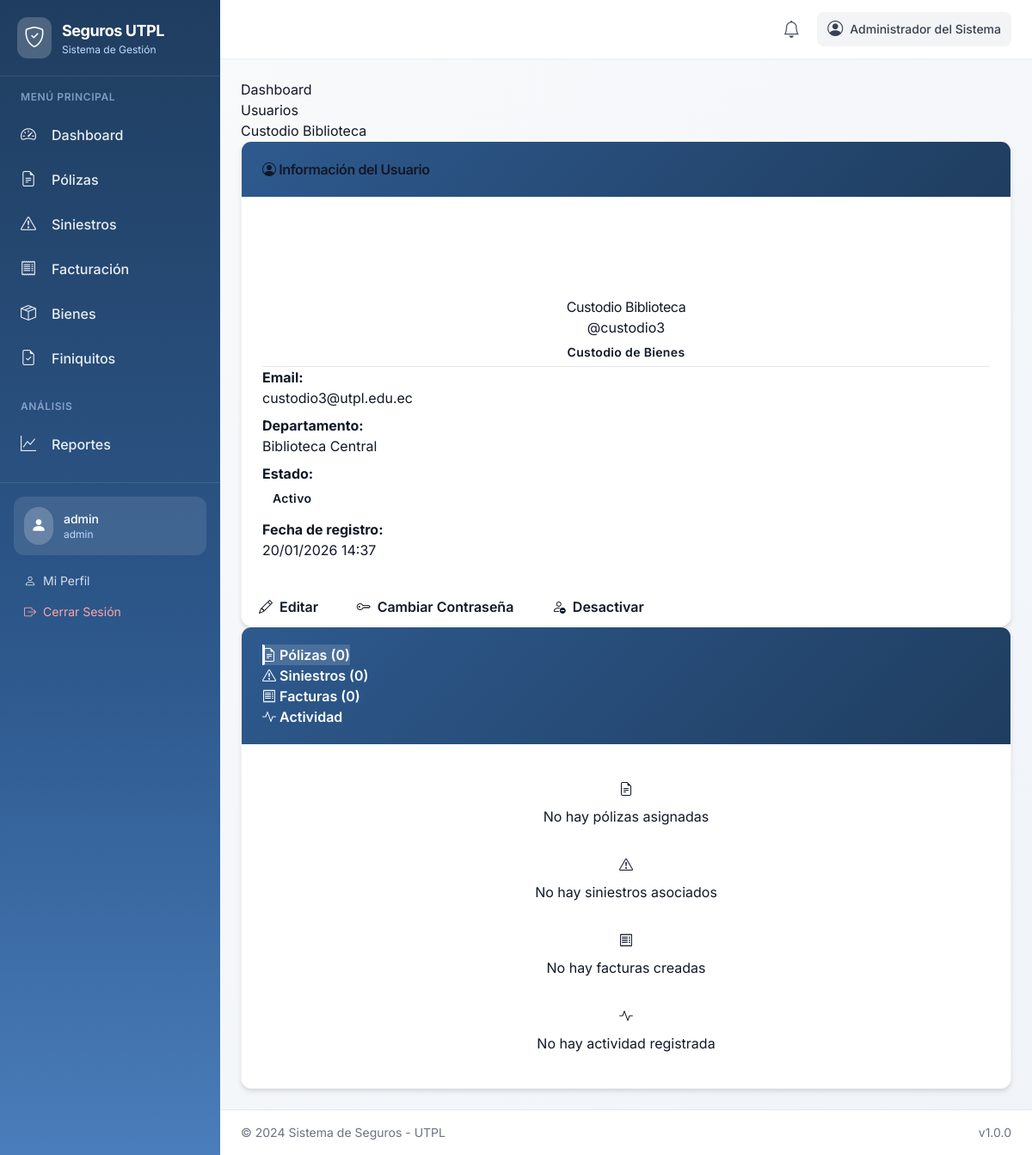
The page /accounts/users/5/ (signed in) on the database as committed earlier.
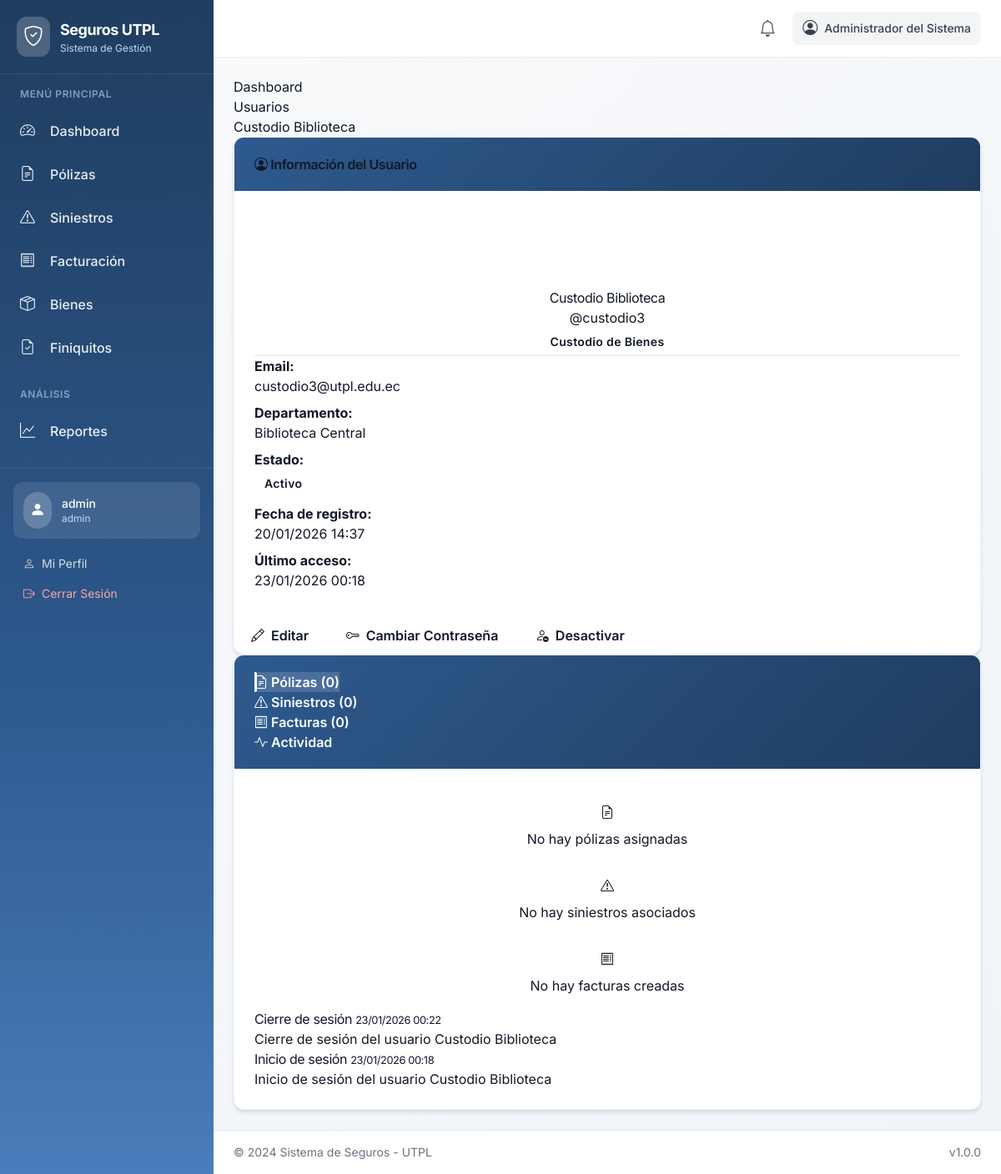
The same page on the database as committed later.
### accounts/models.py (models this page shows, shortened)
class UserProfile(AbstractUser):
    ROLE_CHOICES = [
        ('admin', _('Administrador')),
        ('insurance_manager', _('Gerente de Seguros')),
        ('requester', _('Custodio de Bienes')),
    ]
    full_name = models.CharField(
        _('Nombre completo'),
        max_length=255,
        blank=True
    )
    role = models.CharField(
        _('Rol'),
        max_length=20,
        choices=ROLE_CHOICES,
        default='requester'
    )
    department = models.CharField(
        _('Departamento'),
        max_length=100,
        blank=True
    )
    phone = models.CharField(
        _('Teléfono'),
        max_length=20,
        blank=True
    )
    created_at = models.DateTimeField(_('Fecha de creación'), auto_now_add=True)
    updated_at = models.DateTimeField(_('Fecha de actualización'), auto_now=True)
    class Meta:
        verbose_name = _('Perfil de Usuario')
        verbose_name_plural = _('Perfiles de Usuario')
        ordering = ['-created_at']
    def get_full_name(self):
        if self.full_name:
            return self.full_name
        return super().get_full_name() or self.username
    def has_role_permission(self, permission_codename):
        role_permissions = self.get_role_permissions()
        return permission_codename in role_permissions
    def get_role_permissions(self):
        permissions_map = {
            'admin': [
                'users_read', 'users_write', 'users_create', 'users_update', 'users_delete', 'users_manage',
                'policies_read', 'policies_write', 'policies_create', 'policies_update', 'policies_delete', 'policies_manage',
                'claims_read', 'claims_write', 'claims_update', 'claims_delete', 'claims_manage',
                'invoices_read', 'invoices_write', 'invoices_create', 'invoices_update', 'invoices_delete', 'invoices_manage',
                'assets_read', 'assets_write', 'assets_create', 'assets_update', 'assets_delete', 'assets_manage',
                'reports_read', 'reports_write', 'reports_create', 'reports_update', 'reports_delete', 'reports_manage',
                'insurance_companies_read', 'insurance_companies_write', 'insurance_companies_create', 'insurance_companies_update', 'insurance_companies_delete', 'insurance_companies_manage',
                'brokers_read', 'brokers_write', 'brokers_create', 'brokers_update', 'brokers_delete', 'brokers_manage',
                'settings_read', 'settings_write', 'settings_create', 'settings_update', 'settings_delete', 'settings_manage',
                'alerts_read', 'alerts_create', 'alerts_write', 'alerts_execute', 'alerts_delete'
            ],
            'insurance_manager': [
                'users_read',
                'policies_read', 'policies_write', 'policies_create', 'policies_update', 'policies_delete',
                'claims_read', 'claims_write', 'claims_update', 'claims_manage',
                'invoices_read', 'invoices_write', 'invoices_create', 'invoices_update',
                'assets_read',
                'reports_read',
                'insurance_companies_read', 'insurance_companies_write', 'insurance_companies_create', 'insurance_companies_update',
                'brokers_read', 'brokers_write', 'brokers_create', 'brokers_update'
            ],
            'requester': [
                'claims_read', 'claims_write', 'claims_create',
                'assets_read'  # Only their own assets
            ]
        }
        return permissions_map.get(self.role, [])
    def has_perm(self, perm, obj=None):
        if super().has_perm(perm, obj):
            return True
        if not self.is_active or not perm:
            return False
        codename = perm.split('.')[-1]
        return codename in self.get_role_permissions()
    def has_perms(self, perm_list, obj=None):
        return all(self.has_perm(perm, obj) for perm in perm_list)

### audit/models.py (models this page shows, shortened)
class AuditLog(models.Model):
    ACTION_TYPE_CHOICES = [
        ('create', _('Crear')),
        ('update', _('Actualizar')),
        ('delete', _('Eliminar')),
        ('login', _('Inicio de sesión')),
        ('logout', _('Cierre de sesión')),
        ('export', _('Exportación')),
        ('status_change', _('Cambio de estado')),
        ('payment', _('Pago')),
        ('document_upload', _('Subida de documento')),
    ]
    ENTITY_TYPE_CHOICES = [
        ('policy', _('Póliza')),
        ('claim', _('Siniestro')),
        ('invoice', _('Factura')),
        ('asset', _('Activo')),
        ('user', _('Usuario')),
        ('insurance_company', _('Compañía aseguradora')),
        ('broker', _('Corredor')),
        ('notification', _('Notificación')),
    ]
    user = models.ForeignKey(
        UserProfile,
        on_delete=models.SET_NULL,
        null=True,
        blank=True,
        verbose_name=_('Usuario'),
        related_name='audit_logs'
    )
    action_type = models.CharField(
        _('Tipo de acción'),
        max_length=20,
        choices=ACTION_TYPE_CHOICES
    )
    entity_type = models.CharField(
        _('Tipo de entidad'),
        max_length=20,
        choices=ENTITY_TYPE_CHOICES
    )
    entity_id = models.CharField(
        _('ID de la entidad'),
        max_length=100,
        help_text=_('ID de la entidad afectada')
    )
    content_type = models.ForeignKey(
        ContentType,
        on_delete=models.CASCADE,
        null=True,
        blank=True
    )
    object_id = models.PositiveIntegerField(null=True, blank=True)
    content_object = GenericForeignKey('content_type', 'object_id')
    old_values = models.JSONField(
        _('Valores anteriores'),
        null=True,
        blank=True,
        help_text=_('JSON con los valores anteriores del registro')
    )
    new_values = models.JSONField(
        _('Valores nuevos'),
        null=True,
        blank=True,
        help_text=_('JSON con los valores nuevos del registro')
    )
    description = models.TextField(
        _('Descripción'),
        help_text=_('Descripción detallada de la acción realizada')
    )
    ip_address = models.GenericIPAddressField(
        _('Dirección IP'),
        null=True,
        blank=True
    )
    user_agent = models.TextField(
        _('User Agent'),
        null=True,
        blank=True,
        help_text=_('Información del navegador/dispositivo del usuario')
    )
    created_at = models.DateTimeField(_('Fecha de creación'), auto_now_add=True)
    class Meta:
        verbose_name = _('Log de Auditoría')
        verbose_name_plural = _('Logs de Auditoría')
        ordering = ['-created_at']
        indexes = [
            models.Index(fields=['user', '-created_at']),
            models.Index(fields=['action_type', '-created_at']),
            models.Index(fields=['entity_type', 'entity_id']),
            models.Index(fields=['-created_at']),
        ]

### accounts/views.py (the view)
# urls.py: path('users/<int:pk>/', views.user_detail, name='user_detail'),
@login_required
@permission_required('accounts.users_read', raise_exception=True)
def user_detail(request, pk):
    user = get_object_or_404(UserProfile, pk=pk)
    if not request.user.has_role_permission('users_read') and request.user != user:
        messages.error(request, _('No tienes permisos para ver este perfil.'))
        return redirect('accounts:profile')
    recent_policies = Policy.objects.filter(responsible_user=user)[:5]
    recent_claims = Claim.objects.filter(Q(reported_by=user) | Q(assigned_to=user))[:5]
    recent_invoices = Invoice.objects.filter(created_by=user)[:5]
    recent_audit_logs = AuditLog.objects.filter(user=user)[:10]
    context = {
        'user_obj': user,  # Rename to avoid conflict with request.user
        'recent_policies': recent_policies,
        'recent_claims': recent_claims,
        'recent_invoices': recent_invoices,
        'recent_audit_logs': recent_audit_logs,
    }
    return render(request, 'accounts/user_detail.html', context)

### accounts/context_processors.py (called while the page is built, shortened)
def user_permissions(request):
    if request.user.is_authenticated and isinstance(request.user, UserProfile):
        unread_notifications_count = request.user.notifications.filter(is_read=False).count()
        recent_notifications = request.user.notifications.filter(is_read=False)[:5]
        return {
            'user_permissions': request.user.get_role_permissions(),
            'user_role': request.user.role,
            'user_full_name': request.user.get_full_name(),
            'unread_notifications_count': unread_notifications_count,
            'recent_notifications': recent_notifications,
        }

### templates/accounts/user_detail.html (shortened to what the changed rows need)
{% extends 'base.html' %}
{% load static %}
{% block content %}
<div class="row">
    <div class="col-12">
        <nav aria-label="breadcrumb">
            <ol class="breadcrumb">
                <li class="breadcrumb-item"><a href="{% url 'accounts:dashboard' %}">Dashboard</a></li>
                <li class="breadcrumb-item"><a href="{% url 'accounts:user_list' %}">Usuarios</a></li>
                <li class="breadcrumb-item active">{{ user_obj.get_full_name }}</li>
            </ol>
        </nav>
    </div>
</div>
<div class="row">
    <div class="col-lg-4">
        <div class="card">
            <div class="card-body text-center">
                <div class="avatar-circle bg-primary text-white mx-auto mb-3" style="width: 80px; height: 80px; border-radius: 50%; display: flex; align-items: center; justify-content: center; font-size: 32px; font-weight: bold;">
                </div>
                <h4>{{ user_obj.get_full_name }}</h4>
                <p class="text-muted">@{{ user_obj.username }}</p>
                <span class="badge bg-secondary fs-6">{{ user_obj.get_role_display }}</span>
                <hr>
                <div class="row text-start">
                    <div class="col-12 mb-2">
                        <strong>Email:</strong><br>
                        <a href="mailto:{{ user_obj.email }}">{{ user_obj.email }}</a>
                    </div>
                    {% if user_obj.department %}
                    <div class="col-12 mb-2">
                        <strong>Departamento:</strong><br>
                        {{ user_obj.department }}
                    </div>
                    {% endif %}
                    <div class="col-12 mb-2">
                        <strong>Estado:</strong><br>
                        {% if user_obj.is_active %}
                            <span class="badge bg-success">Activo</span>
                        {% else %}
                            <span class="badge bg-danger">Inactivo</span>
                        {% endif %}
                    </div>
                    <div class="col-12 mb-2">
                        <strong>Fecha de registro:</strong><br>
                        {{ user_obj.date_joined|date:"d/m/Y H:i" }}
                    </div>
                    {% if user_obj.last_login %}
                    <div class="col-12 mb-2">
                        <strong>Último acceso:</strong><br>
                        {{ user_obj.last_login|date:"d/m/Y H:i" }}
                    </div>
                    {% endif %}
                </div>
            </div>
        </div>
    </div>
    <div class="col-lg-8">
        <div class="card">
            <div class="card-body">
                <div class="tab-content" id="userTabsContent">
                    <div class="tab-pane fade" id="activity" role="tabpanel">
                        {% if recent_audit_logs %}
                        <div class="timeline">
                            {% for log in recent_audit_logs %}
                            <div class="timeline-item">
                                <div class="timeline-content">
                                    <h6 class="timeline-title">
                                        {{ log.get_action_type_display }}
                                        <small class="text-muted">{{ log.created_at|date:"d/m/Y H:i" }}</small>
                                    </h6>
                                    <p class="mb-0">{{ log.description }}</p>
                                </div>
                            </div>
                            {% endfor %}
                        </div>
                        {% else %}
                        <div class="text-center py-4">
                            <i class="bi bi-activity display-4 text-muted"></i>
                            <p class="mt-2 text-muted">No hay actividad registrada</p>
                        </div>
                        {% endif %}
                    </div>
                </div>
            </div>
        </div>
    </div>
</div>
{% endblock %}

Rows that differ between the two databases and show on the page:
changed UserProfile "Custodio Biblioteca": last_login (not shown) → "23/01/2026 00:18"
added AuditLog: action_type "Cierre de sesión", created_at "23/01/2026 00:22", description "Cierre de sesión del usuario Custodio Biblioteca"
added AuditLog: action_type "Inicio de sesión", created_at "23/01/2026 00:18", description "Inicio de sesión del usuario Custodio Biblioteca"
Other text that changed with them:
text no longer shown: "No hay actividad registrada"
text now shown: "Último acceso:"
